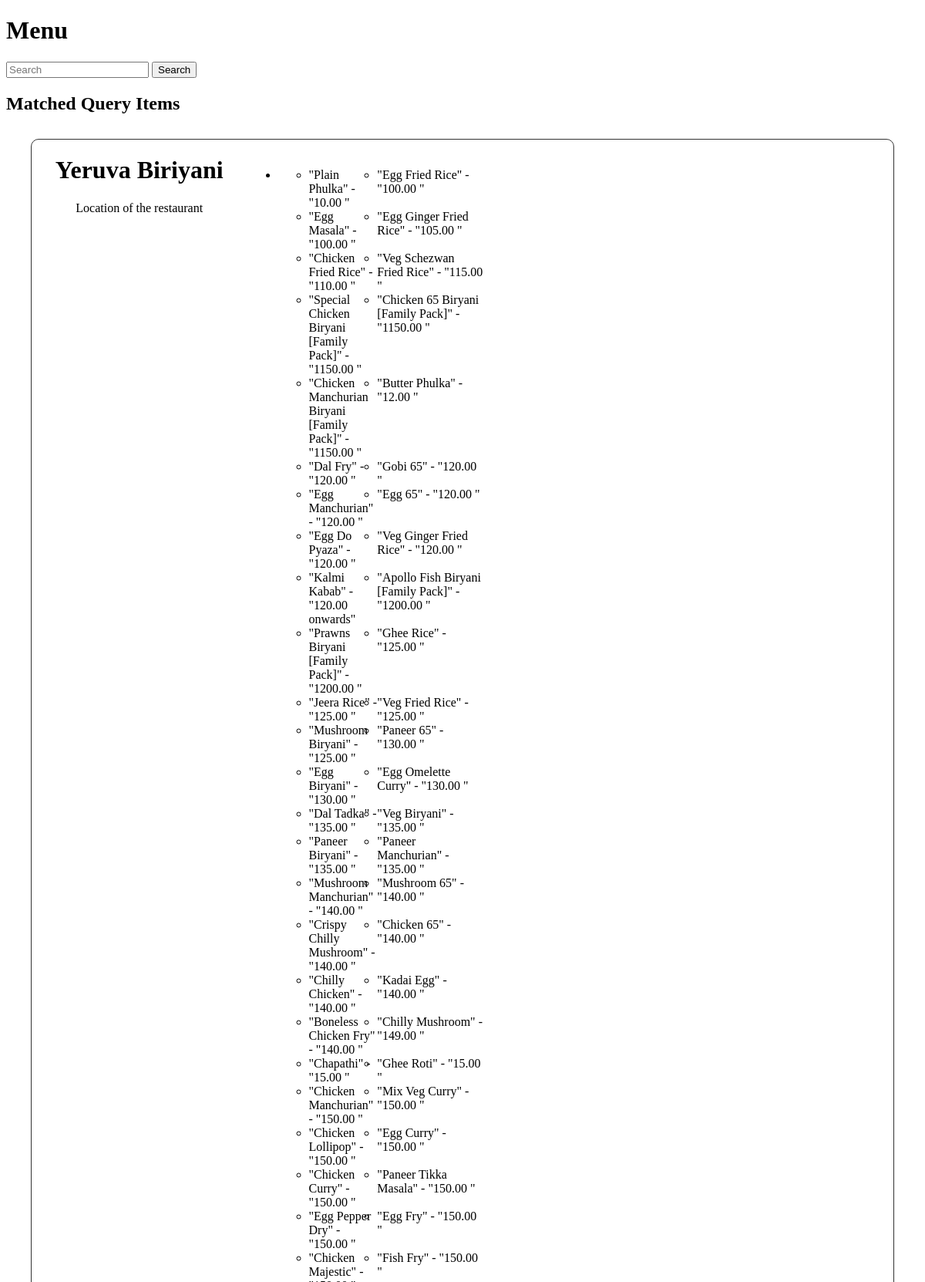
The app's page /search/ (upper part) with its own data.
### search/models.py (models this page shows, shortened)
class Dish(models.Model):
    id = models.IntegerField(primary_key=True)
    restaurant_name = models.CharField(max_length=255)
    location = models.CharField(max_length=255)
    items = models.ManyToManyField(Item)

class Item(models.Model):
    name = models.CharField(max_length=255)
    price = models.CharField(max_length=255)

### search/views.py (the view)
# urls.py: path('search/', search_view, name='search'),
def search_view(request):
    query = request.GET.get('query')
    if query:
        items = Item.objects.filter(name__icontains=query).order_by('price')
        dishes = Dish.objects.filter(items__in=items).distinct()
        if not dishes:
            query = "No results found. Showing all dishes."
            dishes = Dish.objects.all().order_by('items__price', '-restaurant_name')
    else:
        dishes = Dish.objects.all().order_by('items__price', '-restaurant_name')[:10]
    grouped_dishes = {}
    for dish in dishes:
        items = dish.items.all().order_by('price')
        if dish.restaurant_name in grouped_dishes:
            grouped_dishes[dish.restaurant_name].append((dish, items))
        else:
            grouped_dishes[dish.restaurant_name] = [(dish, items)]
    return render(request, 'index.html', {'grouped_dishes': grouped_dishes, 'query': query})

### templates/index.html (shortened to what this page needs)
<!DOCTYPE html>
<html>
<head>
</head>
<body>
    <h1>Menu</h1>
    <form action="{% url 'search' %}" method="GET">
        <input type="text" name="query" placeholder="Search">
        <input type="submit" value="Search">
    </form>
    <h2>Matched Query Items</h2>
    {% for restaurant_name, dishes in grouped_dishes.items %}
        <div class="cards">
            <div class="img-loc">
                <h1>{{ restaurant_name }}</h1>
                <p>Location of the restaurant</p>
            </div>
            <div class="dishes" >
                <ul>
                    {% for dish, items in dishes %}
                        <li>
                            <ul>
                                {% for item in items %}
                                    <li>{{ item.name }} - {{ item.price }}</li>
                                {% endfor %}
                            </ul>
                        </li>
                    {% endfor %}
                </ul>
            </div>
        </div>
    {% endfor %}
</body>
</html>

### templates/index.html (style rules this page uses)
.cards { display: grid; grid-template-columns: 1fr 3fr; border: 1px solid #333; margin: 2rem; border-radius: 10px; }
.img-loc { text-align: center; }
.dishes ul { display: grid; grid-template-columns: 1fr 2fr; }

### records on screen
Dish: grouped_dishes "Yeruva Biriyani"
Item: name "\"Plain Phulka\"", price "\"10.00 \""
Item: name "\"Egg Fried Rice\"", price "\"100.00 \""
Item: name "\"Egg Masala\"", price "\"100.00 \""
Item: name "\"Chicken Fried Rice\"", price "\"110.00 \""
Item: name "\"Veg Schezwan Fried Rice\"", price "\"115.00 \""
Item: name "\"Butter Phulka\"", price "\"12.00 \""
Item: name "\"Dal Fry\"", price "\"120.00 \""
Item: name "\"Gobi 65\"", price "\"120.00 \""
Item: name "\"Egg Manchurian\"", price "\"120.00 \""
Item: name "\"Egg 65\"", price "\"120.00 \""
Item: name "\"Egg Do Pyaza\"", price "\"120.00 \""
Item: name "\"Kalmi Kabab\"", price "\"120.00 onwards\""
Item: name "\"Ghee Rice\"", price "\"125.00 \""
Item: name "\"Jeera Rice\"", price "\"125.00 \""
Item: name "\"Veg Fried Rice\"", price "\"125.00 \""
Item: name "\"Mushroom Biryani\"", price "\"125.00 \""
Item: name "\"Paneer 65\"", price "\"130.00 \""
Item: name "\"Egg Biryani\"", price "\"130.00 \""
Item: name "\"Dal Tadka\"", price "\"135.00 \""
Item: name "\"Veg Biryani\"", price "\"135.00 \""
Item: name "\"Paneer Biryani\"", price "\"135.00 \""
Item: name "\"Paneer Manchurian\"", price "\"135.00 \""
Item: name "\"Mushroom Manchurian\"", price "\"140.00 \""
Item: name "\"Mushroom 65\"", price "\"140.00 \""
Item: name "\"Crispy Chilly Mushroom\"", price "\"140.00 \""
Item: name "\"Chicken 65\"", price "\"140.00 \""
Item: name "\"Chilly Chicken\"", price "\"140.00 \""
Item: name "\"Kadai Egg\"", price "\"140.00 \""
Item: name "\"Chapathi\"", price "\"15.00 \""
Item: name "\"Chicken Manchurian\"", price "\"150.00 \""
Item: name "\"Mix Veg Curry\"", price "\"150.00 \""
Item: name "\"Chicken Lollipop\"", price "\"150.00 \""
Item: name "\"Egg Curry\"", price "\"150.00 \""
Item: name "\"Chicken Curry\"", price "\"150.00 \""
Item: name "\"Paneer Tikka Masala\"", price "\"150.00 \""
Item: name "\"Egg Pepper Dry\"", price "\"150.00 \""
Item: name "\"Egg Fry\"", price "\"150.00 \""
Item: name "\"Chicken Majestic\""
Item: name "\"Fish Fry\"", price "\"150.00 \""
